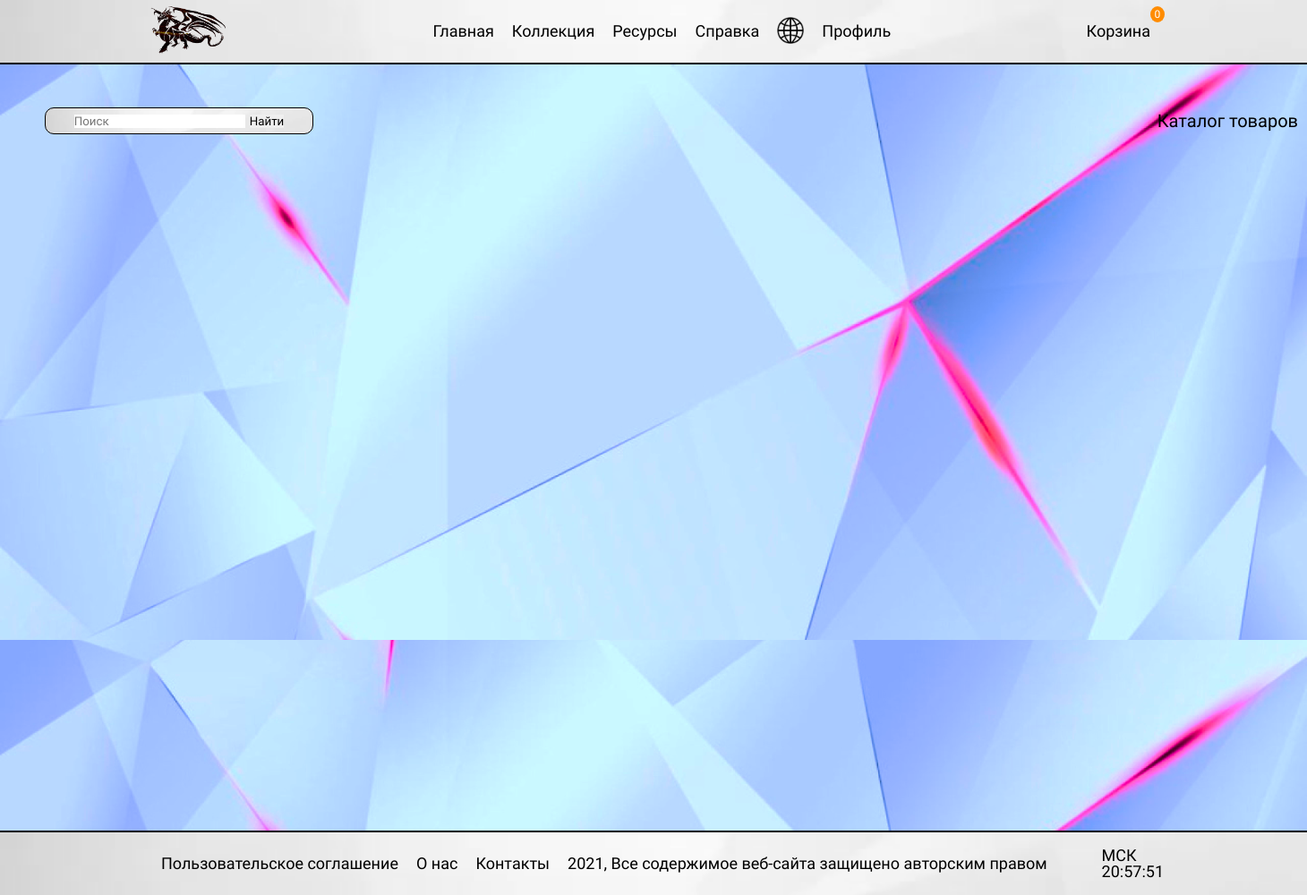
The app's page /draconomania_store, older data.
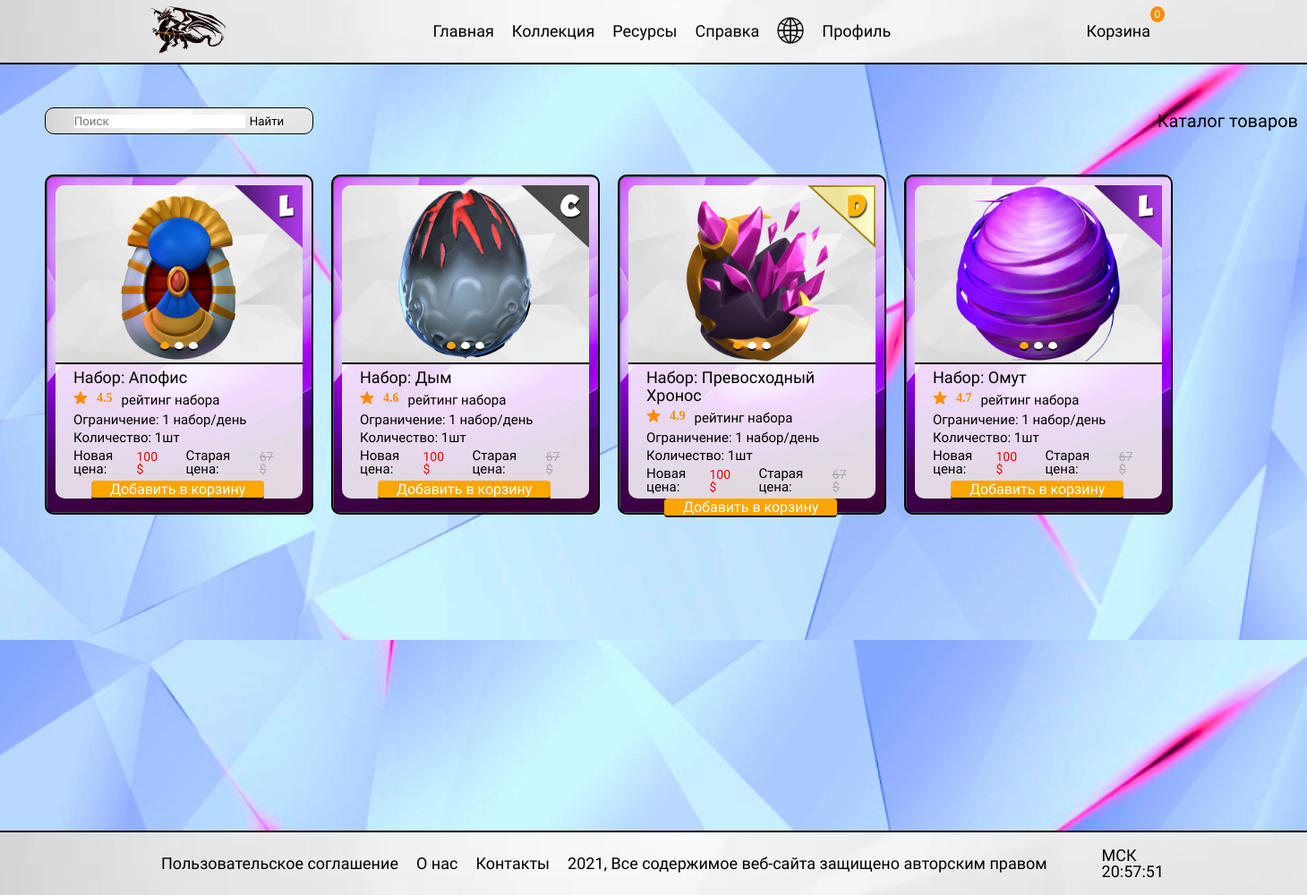
The same page, newer data.
### Draco/models.py (models this page shows, shortened)
class DragonTranslation(models.Model):
    name = models.CharField('Имя', max_length=20)
    rarity = models.CharField('Редкость', max_length=20)
    description1 = models.TextField('Описание', max_length=1000)
    description2 = models.TextField('Получение', max_length=1000)
    description3 = models.TextField('Разведение', max_length=1000)
    el1 = models.TextField('Элемент 1', max_length=20)
    el2 = models.TextField('Элемент 2', max_length=20)
    el3 = models.TextField('Элемент 3', max_length=20)
    dragon = models.ForeignKey(Dragon, on_delete=models.CASCADE)
    language = models.CharField('Язык', max_length=2)
    class Meta:
        verbose_name = 'Дракон перевод'
        verbose_name_plural = 'Драконы перевод'

class Dragon(models.Model):
    image1 = models.ImageField('Изображение яйцо', upload_to="web_media/dragons")
    image2 = models.ImageField('Изображение взрослый', upload_to="web_media/dragons")
    image3 = models.ImageField('Изображение детёныша', upload_to="web_media/dragons")
    element1 = models.ImageField('Стихия 1', upload_to="web_media/elements/")
    element2 = models.ImageField('Стихия 2', upload_to="web_media/elements/")
    element3 = models.ImageField('Стихия 3', upload_to="web_media/elements/")
    rating = models.FloatField('Рейтинг', default=0)
    dmg = models.IntegerField('Урон', default=0)
    hp = models.IntegerField('Здоровье', default=0)
    gold = models.IntegerField('Золото/час', default=0)
    exp = models.IntegerField('Опыт за получение', default=0)
    sale = models.IntegerField('Продажа', default=0)
    points = models.IntegerField('Очки за сбор', default=0)
    background = models.ImageField('Задний фон карточек', upload_to="web_media/other/")
    usual_pic = models.ImageField('Обычный редкость', upload_to="web_media/info/")
    class Meta:
        verbose_name = 'Дракон'
        verbose_name_plural = 'Драконы'

### Draco/views.py (the view)
# urls.py: path('draconomania_store', views.draconomania_store, name='draconomania_store'),
def draconomania_store(request):
    dragons_in_catalog = DragonTranslation.objects.filter(language=request.LANGUAGE_CODE)
    return render(request, 'Draco/draconomania_store.html',
                  {
                      'title': 'Магазин',
                      'dragons_in_catalog': dragons_in_catalog
                  })

### Draco/templates/Draco/draconomania_store.html (shortened to what this page needs)
{% extends 'Draco/base.html' %}
{% block content %}
    {% load i18n %}
    <div class="wrapper__dragons_catalog">
        <div class="collection">
            <div class="collection__header">
                <div class="collection__search">
                    <form class="form-inline" action="">
                        <input class="form-control" type="search" name="search" placeholder={%  trans "Поиск" %} aria-label={%  trans "Поиск" %}>
                        <button class="btn btn-warning" type="submit">{%  trans "Найти" %}</button>
                    </form>
                </div>
                <a href="/" class="collection__title">{%  trans "Каталог товаров" %}</a>
            </div>
        </div>
        <div class="collection__carts">
            {% for el in dragons_in_catalog %}
            <article class="product">
                <div class="product__background">
                <a href="dragons?id={{ el.dragon.id }}" class="product__image">
                    <div class="product__rarity">
                        <img src="{{ el.dragon.usual_pic.url }}" alt={%  trans "Редкость" %}>
                    </div>
                    <div class="product__switch image-switch">
                        <div class="image-switch__item">
                            <div class="image-switch__img">
                                <img src="{{ el.dragon.image1.url}}" alt={%  trans "Форма дракона 1" %}>
                            </div>
                        </div>
                        <div class="image-switch__item">
                        </div>
                        <div class="image-switch__item">
                        </div>
                    </div>
                    <ul class="product__image-pagination image-pagination" aria-hidden="true"></ul>
                </a>
                <h3 class="product__title">
                    <a href="dragons?id={{ el.dragon.id }}">{%  trans "Набор:" %} {{ el.name }}</a>
                </h3>
                <div class="product__props">
                    <span class="product__rating">
                        {{ el.dragon.rating }}
                    </span>
                    <span class="product__testimonials">{%  trans "рейтинг набора" %}</span>
                </div>
                 <div class="product__info">
                     <span class="product__term">{%  trans "Ограничение: 1 набор/день" %}</span>
                     <span class="product__available">{%  trans "Количество: 1шт" %}</span>
                 </div>
                <div class="product__price product-price">
                    <div class="price__current">
                        <p>{%  trans "Новая цена:" %}</p>
                    </div>
                    <span class="product-price__current">100 $</span>
                    <div class="price__old">
                        <p>{%  trans "Старая цена:" %}</p>
                    </div>
                    <span class="product-price__old">67 $</span>
                </div>
                <button class="product__btn">{%  trans "Добавить в корзину" %}</button>
                </div>
            </article >
            {% endfor %}
        </div>
    </div>
{% endblock %}

Row changes from the older to the newer data that the page shows:
added DragonTranslation: dragon.usual_pic (picture), dragon.image1 (picture), name "Апофис", dragon.rating "4.5"
added DragonTranslation: dragon.usual_pic (picture), dragon.image1 (picture), name "Дым", dragon.rating "4.6"
added DragonTranslation: dragon.usual_pic (picture), dragon.image1 (picture), name "Превосходный Хронос", dragon.rating "4.9"
added DragonTranslation: dragon.usual_pic (picture), dragon.image1 (picture), name "Омут", dragon.rating "4.7"
